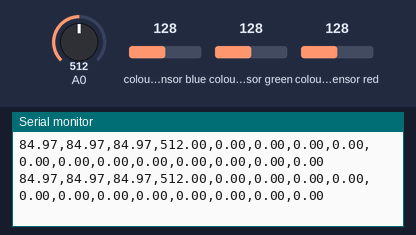
Simulated run of this sketch. Board: Arduino Uno, built with avr-gcc and run on an emulated ATmega328P. Parts: the last lines printed to the serial monitor. The inputs (shaded band) are chosen by the test bench; at power-on: A0 = 512, colour sensor blue 128, colour sensor green 128, colour sensor red 128.

Above: at 3.8 s.
3.9 s: A0 set to 523
At 4.22 s:
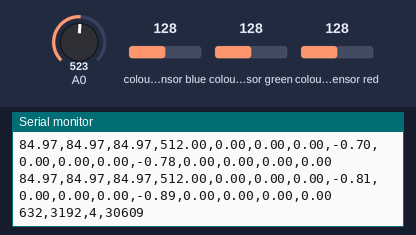
12.9 s: A0 set to 306
At 13.1 s:
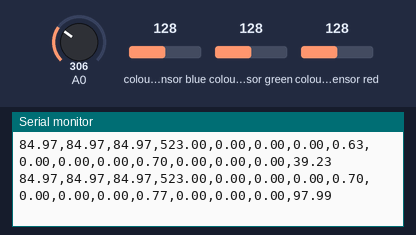
15.9 s: A0 set to 307
At 15.92 s:
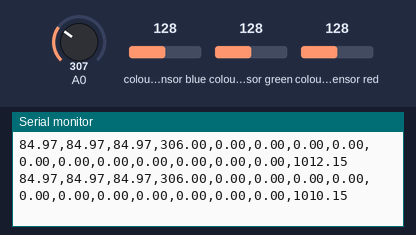
Timing chart, 0 to 18.9 s (numbered marks = the images above; inputs shaded):
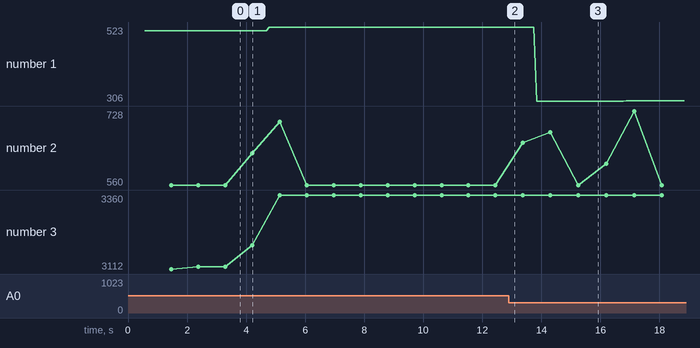

Measured:
- the behaviour switches between 512 and 513 on A0 (found by bisection; images 0 and 1)
- after the input at 3.9 s, the serial monitor: prints a new line at once (image 1)
- after the input at 12.9 s, the serial monitor: prints a new line after 0.10 s (image 2)
- plotted number 1: 512 → 523 after the input at 3.9 s, 523 → 306 after the input at 12.9 s
- plotted number 3: 3120 → 3360 after the input at 3.9 s

The sketch:

Proiect.ino
```cpp
#include <Wire.h>
#include "Adafruit_TCS34725.h"
#include <math.h>

#define BUFFER_SIZE 10
#define THRESHOLD 2.0

Adafruit_TCS34725 tcs = Adafruit_TCS34725(TCS34725_INTEGRATIONTIME_50MS, TCS34725_GAIN_4X);

float redBuffer[BUFFER_SIZE];
float greenBuffer[BUFFER_SIZE];
float blueBuffer[BUFFER_SIZE];
float lightBuffer[BUFFER_SIZE];

int bufferIndex = 0;
int msSum = 0;
int wfdSum = 0;
int orgSum = 0;
int bufferCount = 0;
int ten = 10;
int defect = 10;
float redCUSUM = 0, greenCUSUM = 0, blueCUSUM = 0, lightCUSUM = 0;
float redMean = 0, greenMean = 0, blueMean = 0, lightMean = 0;
float redM2 = 0, greenM2 = 0, blueM2 = 0, lightM2 = 0;
float redStdDev = 0, greenStdDev = 0, blueStdDev = 0, lightStdDev = 0;
float redZScore, greenZScore, blueZScore, lightZScore, redZScoreWelford, greenZScoreWelford, blueZScoreWelford, lightZScoreWelford;

float redCalibration = 0, greenCalibration = 0, blueCalibration = 0;
bool calibrated = false;

void GetColorData() {
  uint16_t r, g, b, c;
  tcs.getRawData(&r, &g, &b, &c);

  float sum = c;
  float red = (r / sum) * 255;
  float green = (g / sum) * 255;
  float blue = (b / sum) * 255;
  float light = read_adc(0);

  // Store values in buffer
  redBuffer[bufferIndex] = red;
  greenBuffer[bufferIndex] = green;
  blueBuffer[bufferIndex] = blue;
  lightBuffer[bufferIndex] = light;

  bufferIndex = (bufferIndex + 1) % BUFFER_SIZE;

  if (bufferCount < BUFFER_SIZE) bufferCount++;

  //Original
  updateBufferMeanAndVariance(red, redMean, redStdDev, redBuffer, bufferCount);
  updateBufferMeanAndVariance(green, greenMean, greenStdDev, greenBuffer, bufferCount);
  updateBufferMeanAndVariance(blue, blueMean, blueStdDev, blueBuffer, bufferCount);
  updateBufferMeanAndVariance(light, lightMean, lightStdDev, lightBuffer, bufferCount);

  //Welford's algorithm
  updateMeanAndVariance(red, redMean, redM2, bufferCount);
  updateMeanAndVariance(green, greenMean, greenM2, bufferCount);
  updateMeanAndVariance(blue, blueMean, blueM2, bufferCount);
  updateMeanAndVariance(light, lightMean, lightM2, bufferCount);
}

void updateBufferMeanAndVariance(float newValue, float &mean, float &stdDev, float buffer[], int count) {
  float sum = 0;
  for (int i = 0; i < count; i++) {
    sum += buffer[i];
  }
  mean = sum / count;

  float variance = 0;
  for (int i = 0; i < count; i++) {
    variance += pow(buffer[i] - mean, 2);
  }
  stdDev = sqrt(variance / count);
}

void updateMeanAndVariance(float newValue, float &mean, float &M2, int count) {
  float delta = newValue - mean;
  mean += delta / count;
  M2 += delta * (newValue - mean);
}

float calculateCUSUM(float value, float mean, float threshold, float& cusum) {
  cusum = max(0.0f, cusum + (value - mean - threshold));
  return cusum;
}

float calculateZScore(float value, float mean, float stdDev) {
  return (value - mean) / stdDev;
}

uint16_t read_adc(uint8_t channel) {
  ADMUX &= 0xE0;
  ADMUX |= channel&0x07;
  ADCSRB = channel&(1<<3);
  ADCSRA |= (1<<ADSC);
  while(ADCSRA & (1<<ADSC));
  return ADCW;
}

ISR(TIMER1_COMPA_vect) {
  lightBuffer[bufferIndex] = read_adc(0);
}

void setup() {
  TCCR1A = 0;
  TCCR1B = 0;
  OCR1A = 7812;
  TCCR1B |= (1 << WGM12);
  TCCR1B |= (1 << CS12) | (1 << CS10);
  TIMSK1 |= (1 << OCIE1A);

  ADMUX = (1 << REFS0);
  ADCSRA = (1 << ADEN) | (1 << ADPS2) | (1 << ADPS1) | (1 << ADPS0);

  sei();
  Serial.begin(9600);
}

extern int __heap_start, *__brkval;

int usedStackSpace() {
  int stackPointer;
  return (int)&stackPointer - (__brkval == 0 ? (int)&__heap_start : (int)__brkval);
}

void loop() {
  GetColorData();

  if (defect != 0) {
    defect--;
    return;
  }
  unsigned long startTime, endTime, startTimeWelford, endTimeWelford, startTimeOriginal, endTimeOriginal;
  startTime = millis();

  float redValue = redBuffer[bufferIndex];
  float greenValue = greenBuffer[bufferIndex];
  float blueValue = blueBuffer[bufferIndex];
  float lightValue = lightBuffer[bufferIndex];

  startTimeOriginal = micros();

  redZScore = calculateZScore(redValue, redMean, redStdDev);
  greenZScore = calculateZScore(greenValue, greenMean, greenStdDev);
  blueZScore = calculateZScore(blueValue, blueMean, blueStdDev);
  lightZScore = calculateZScore(lightValue, lightMean, lightStdDev);

  endTimeOriginal = micros();
  orgSum += (endTimeOriginal - startTimeOriginal);

  startTimeWelford = micros();
  redZScoreWelford = calculateZScore(redValue, redMean, sqrt(redM2 / bufferCount));
  greenZScoreWelford = calculateZScore(greenValue, greenMean, sqrt(greenM2 / bufferCount));
  blueZScoreWelford = calculateZScore(blueValue, blueMean, sqrt(blueM2 / bufferCount));
  lightZScoreWelford = calculateZScore(lightValue, lightMean, sqrt(lightM2 / bufferCount));
  endTimeWelford = micros();
  wfdSum += (endTimeWelford - startTimeWelford);

  redCUSUM = calculateCUSUM(redValue, redMean, THRESHOLD, redCUSUM);
  greenCUSUM = calculateCUSUM(greenValue, greenMean, THRESHOLD, greenCUSUM);
  blueCUSUM = calculateCUSUM(blueValue, blueMean, THRESHOLD, blueCUSUM);
  lightCUSUM = calculateCUSUM(lightValue, lightMean, THRESHOLD, lightCUSUM);

  if (isnan(redZScore)) redZScore = 0;
  if (isnan(greenZScore)) greenZScore = 0;
  if (isnan(blueZScore)) blueZScore = 0;
  if (isnan(lightZScore)) lightZScore = 0;
  if (isnan(redZScoreWelford)) redZScoreWelford = 0;
  if (isnan(greenZScoreWelford)) greenZScoreWelford = 0;
  if (isnan(blueZScoreWelford)) blueZScoreWelford = 0;
  if (isnan(lightZScoreWelford)) lightZScoreWelford = 0;

  endTime = millis();
  msSum += (endTime - startTime);
  Serial.print(redValue, 2); Serial.print(",");
  Serial.print(greenValue, 2); Serial.print(",");
  Serial.print(blueValue, 2); Serial.print(",");
  Serial.print(lightValue, 2); Serial.print(",");
  Serial.print(redZScore, 2); Serial.print(",");
  Serial.print(greenZScore, 2); Serial.print(",");
  Serial.print(blueZScore, 2); Serial.print(",");
  Serial.print(lightZScore, 2); Serial.print(",");
  Serial.print(redZScoreWelford, 2); Serial.print(",");
  Serial.print(greenZScoreWelford, 2); Serial.print(",");
  Serial.print(blueZScoreWelford, 2); Serial.print(",");
  Serial.print(lightZScoreWelford, 2); Serial.print(",");
  Serial.print(redCUSUM, 2); Serial.print(",");
  Serial.print(greenCUSUM, 2); Serial.print(",");
  Serial.print(blueCUSUM, 2); Serial.print(",");
  Serial.println(lightCUSUM, 2);
  ten--;
  if (ten == 0){
    Serial.print(orgSum); Serial.print(",");
    Serial.print(wfdSum); Serial.print(",");
    Serial.print(msSum); Serial.print(",");
    Serial.println(usedStackSpace());
    msSum = 0;
    wfdSum = 0;
    orgSum = 0;
    ten = 10;
  }

}
```
